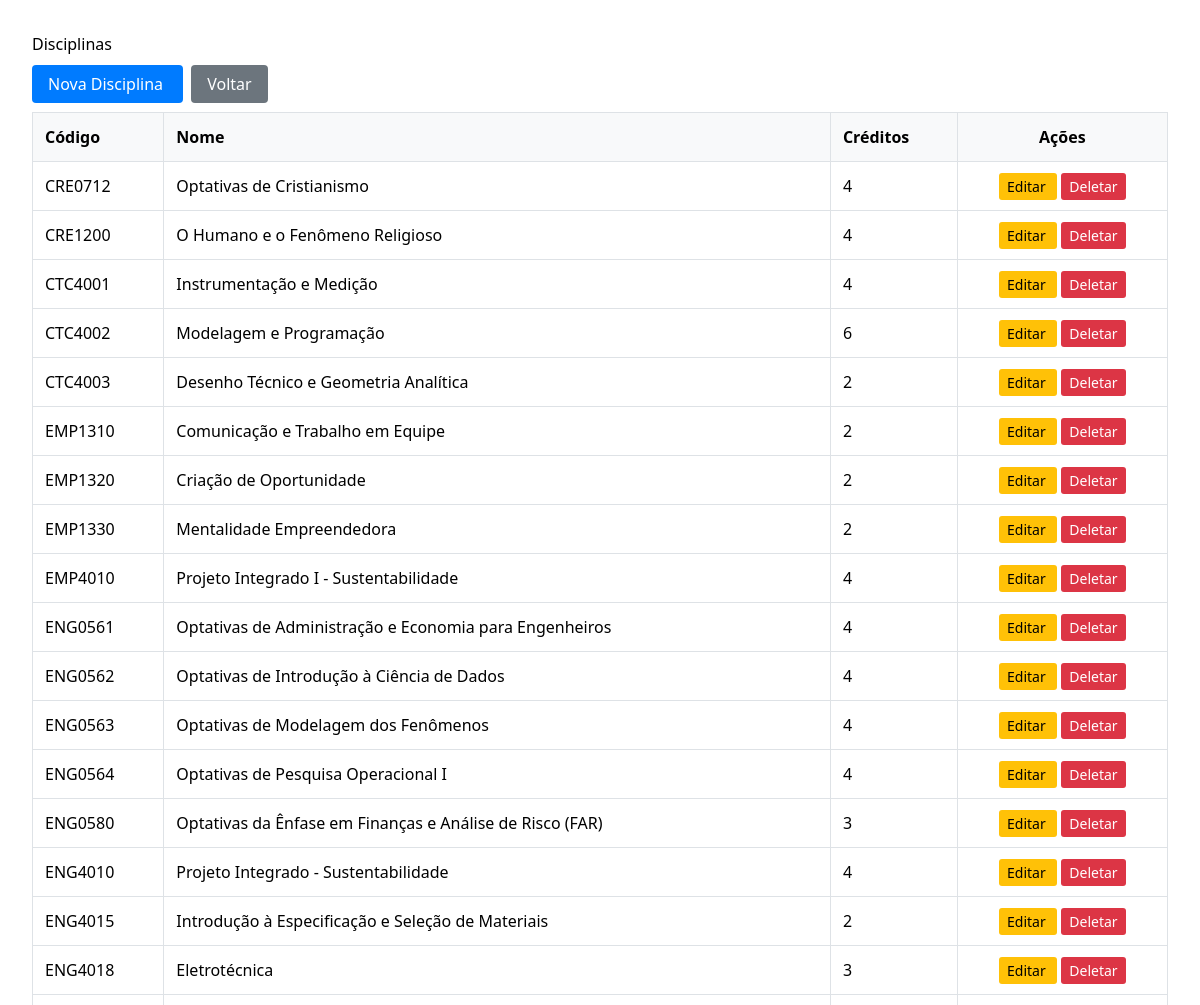
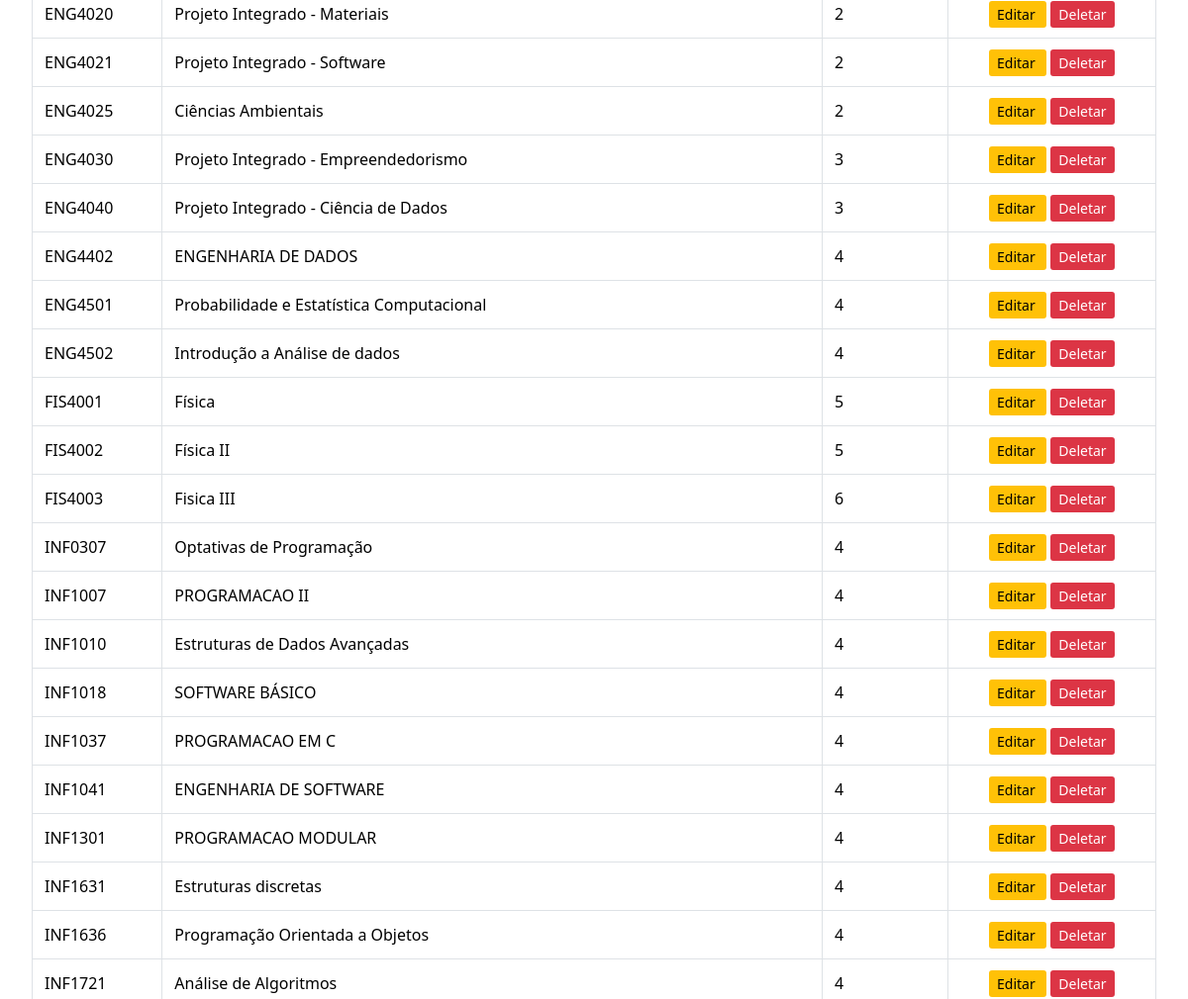
/disciplinas/ (signed in, upper part), run on an earlier commit of the app's database (2 pictures, top to bottom).
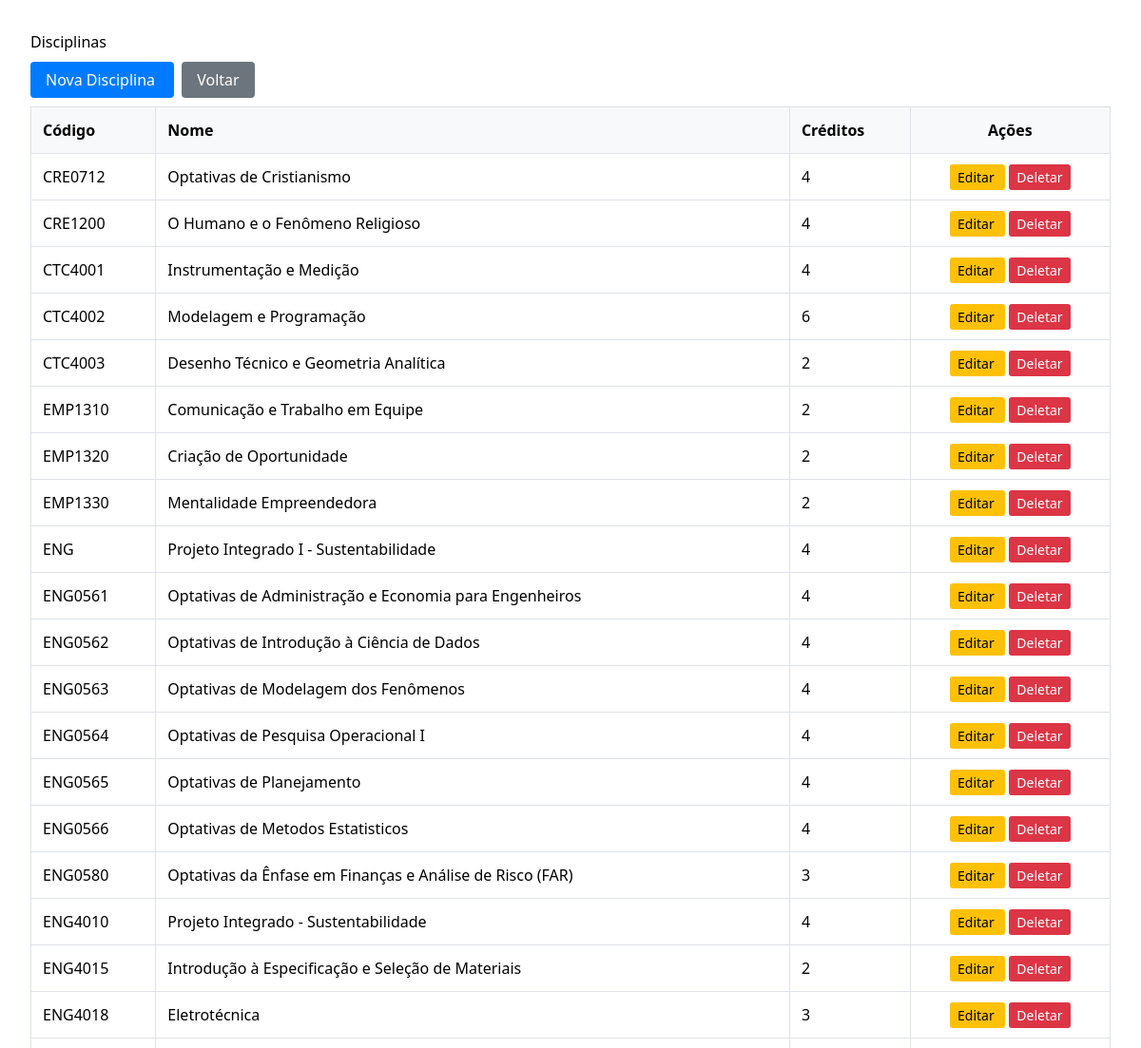
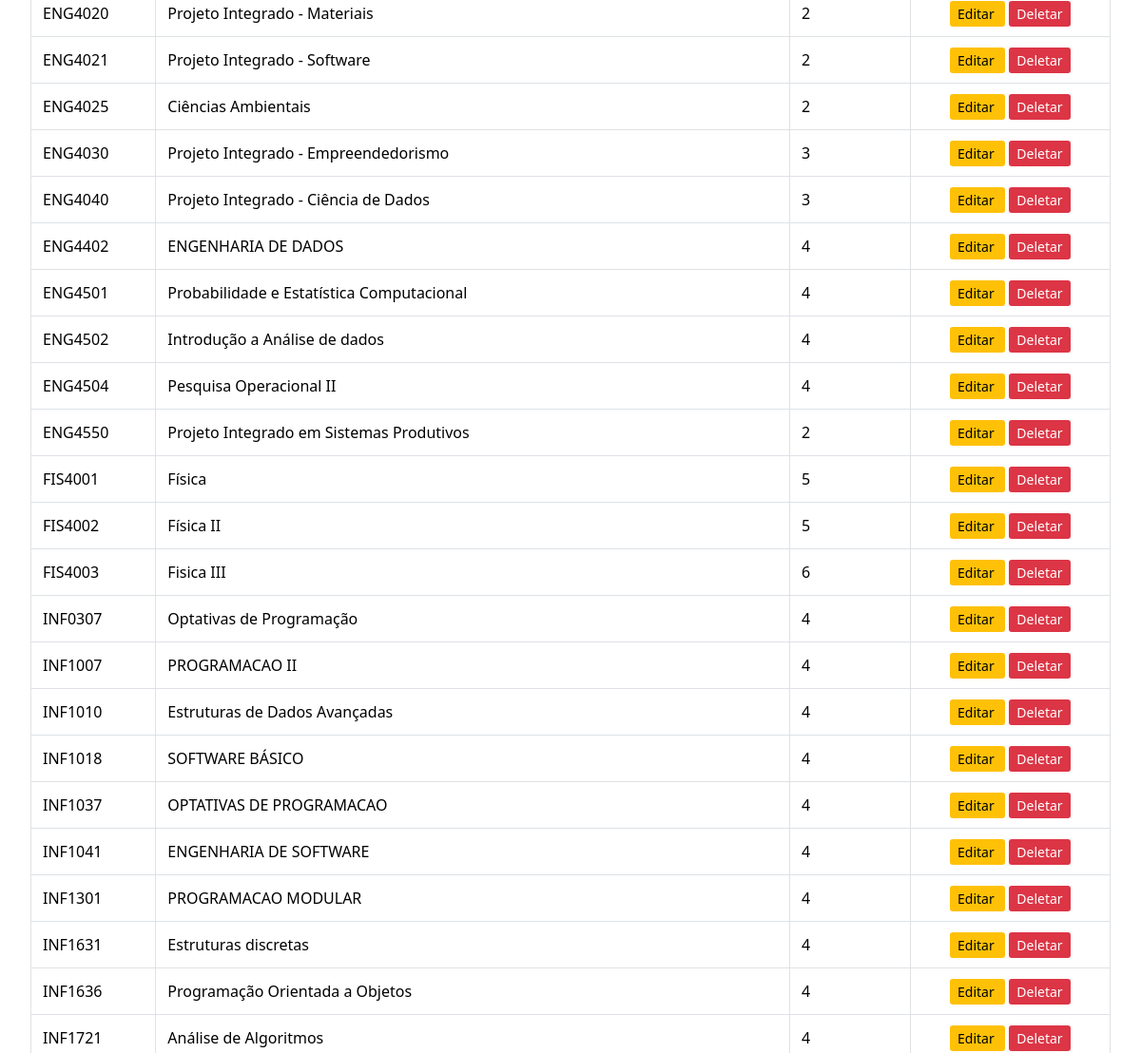
And on a later commit of the database (2 pictures, top to bottom).
### appPUC_Planner/models.py (models this page shows, shortened)
class Course(models.Model):
	code = models.CharField("código", max_length=20, unique=True)
	name = models.CharField("nome", max_length=200)
	cursos = models.ManyToManyField(
		Curso,
		through="CursoDisciplina",
		related_name="disciplinas",
		blank=True,
		help_text="Selecione todos os cursos que incluem esta disciplina."
	)
	prerequisites = models.CharField(
		"pré-requisitos",
		max_length=500,
		blank=True,
		help_text="Códigos separados por vírgula, ex: 'MAT 4162, ENG 4010'",
	)
	corequisites = models.CharField(
		"co-requisitos",
		max_length=500,
		blank=True,
		help_text="Códigos separados por vírgula para co-requisitos, ex: 'CTC 4001, CTC 4002'",
	)
	credits = models.PositiveSmallIntegerField("créditos", default=0)
	syllabus_url = models.URLField(
		"link da ementa",
		blank=True,
		help_text="URL para a ementa oficial da disciplina.",
	)
	class Meta:
		verbose_name = "Disciplina"
		verbose_name_plural = "Disciplinas"
		ordering = ["code"]

### hello_world/core/views.py (the view)
# urls.py: path("disciplinas/", core_views.course_list, name="course_list"),
@login_required
def course_list(request):
    courses = Course.objects.all()
    return render(request, "courses/course_list.html", {"courses": courses})

### hello_world/templates/courses/course_list.html (shortened to what this page needs)
{% extends "base.html" %}
{% block content %}
<div style="padding: 2rem; max-width: 1200px; margin: 0 auto;">
    <h1>Disciplinas</h1>
    <div style="margin: 1rem 0;">
        <a href="{% url 'course_create' %}" style="padding: 0.5rem 1rem; background: #007bff; color: white; text-decoration: none; border-radius: 4px;">
            Nova Disciplina
        </a>
        <a href="{% url 'home' %}" style="padding: 0.5rem 1rem; background: #6c757d; color: white; text-decoration: none; border-radius: 4px; margin-left: 0.5rem;">
            Voltar
        </a>
    </div>
    {% if courses %}
        <table style="width: 100%; border-collapse: collapse; margin-top: 1rem;">
            <thead>
                <tr style="background: #f8f9fa;">
                    <th style="padding: 0.75rem; border: 1px solid #dee2e6; text-align: left;">Código</th>
                    <th style="padding: 0.75rem; border: 1px solid #dee2e6; text-align: left;">Nome</th>
                    <th style="padding: 0.75rem; border: 1px solid #dee2e6; text-align: left;">Créditos</th>
                    <th style="padding: 0.75rem; border: 1px solid #dee2e6; text-align: center;">Ações</th>
                </tr>
            </thead>
            <tbody>
                {% for course in courses %}
                    <tr>
                        <td style="padding: 0.75rem; border: 1px solid #dee2e6;">{{ course.code }}</td>
                        <td style="padding: 0.75rem; border: 1px solid #dee2e6;">{{ course.name }}</td>
                        <td style="padding: 0.75rem; border: 1px solid #dee2e6;">{{ course.credits }}</td>
                        <td style="padding: 0.75rem; border: 1px solid #dee2e6; text-align: center;">
                            <a href="{% url 'course_update' course.pk %}" style="padding: 0.25rem 0.5rem; background: #ffc107; color: black; text-decoration: none; border-radius: 3px; font-size: 0.875rem;">
                                Editar
                            </a>
                            <a href="{% url 'course_delete' course.pk %}" style="padding: 0.25rem 0.5rem; background: #dc3545; color: white; text-decoration: none; border-radius: 3px; font-size: 0.875rem; margin-left: 0.25rem;">
                                Deletar
                            </a>
                        </td>
                    </tr>
                {% endfor %}
            </tbody>
        </table>
    {% else %}
        <p style="margin-top: 2rem; color: #6c757d;">Nenhuma disciplina cadastrada.</p>
    {% endif %}
</div>
{% endblock %}

What changed in the data, as far as the page shows it:
changed Course "Projeto Integrado I - Sustentabilidade": code "EMP4010" → "ENG"
added Course: code "ENG0565", name "Optativas de Planejamento", credits "4"
added Course: code "ENG0566", name "Optativas de Metodos Estatisticos", credits "4"
added Course: code "ENG4504", name "Pesquisa Operacional II", credits "4"
added Course: code "ENG4550", name "Projeto Integrado em Sistemas Produtivos", credits "2"
changed Course "INF1037": name "PROGRAMACAO EM C" → "OPTATIVAS DE PROGRAMACAO"
